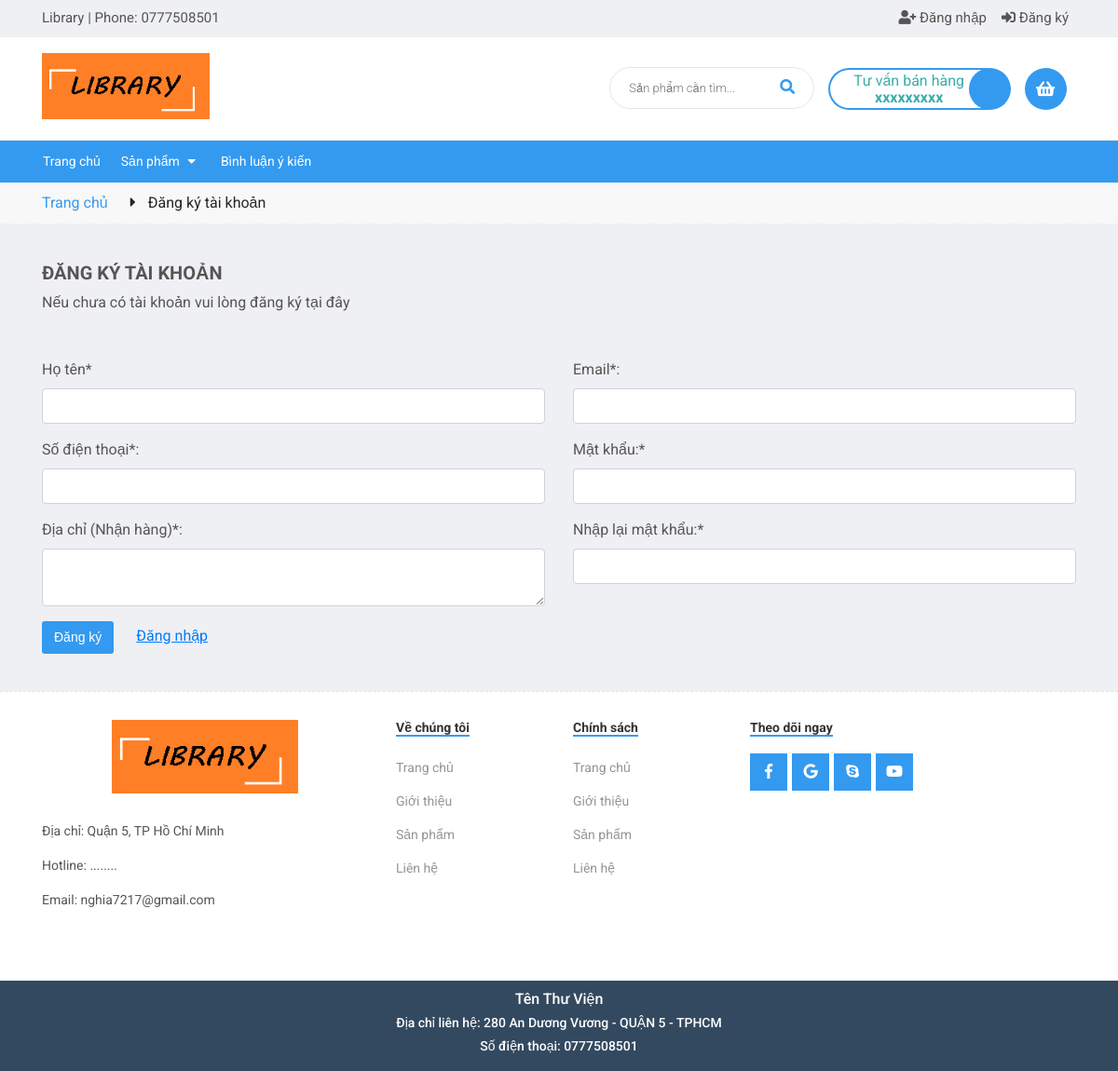
Screenshot of /dang-ky.php with the database file from the repository.
### tables this page shows
CREATE TABLE `logo` (
  `id_lg` int(11) NOT NULL,
  `image` varchar(50) NOT NULL,
  `link` varchar(255) NOT NULL,
  `date_upload` datetime NOT NULL
);

CREATE TABLE `contact` (
  `id_contact` int(11) NOT NULL,
  `content` varchar(500) NOT NULL,
  `date_create` datetime NOT NULL
);

### includes/top.php (the view, shortened to what this page needs)
<div id="wrapper">
	<div id="header">
		<div class="top_header">
			<div class="container">
				<div class="row">
					<div class="col-lg-9 col-6 sm_hidden">
						Library | Phone: 0777508501
					</div>
					<div class="col-lg-3 col-12">
						<ul class="account">
						<?php
							if(isset($customer) && isset($level))
							{
								$name = "SELECT name FROM account WHERE email = '$customer'";
								$rs_name = mysqli_query($conn, $name);
								$row_name = mysqli_fetch_array($rs_name);
								echo "<li>Hi, ".$row_name['name']."</li>";
								echo "<li><a href='dang-xuat.php'><i class='fas fa-sign-out-alt'></i> Đăng xuất</a></li>";
							}
							else
							{
								echo "<li><a href='dang-nhap.html'><i class='fas fa-user-plus'></i> Đăng nhập</a></li>";
								echo "<li><a href='dang-ky.html'><i class='fas fa-sign-in-alt'></i> Đăng ký </a></li>";
							}
						?>
						</ul>
					</div>
				</div>
			</div>
		</div>
		<div class="mid_header">
			<div class="container">
				<div class="row">
					<div class="col-lg-3 col-xs-12">
						<div class="logo">
							<a href="<?php echo $row_logo['link']; ?>" class="logo_wrapper">
								<img src="admin/pages/public/images/logo/<?php echo $row_logo['image']; ?>" width="100%">
							</a>
						</div>
					</div>
					<div class="col-lg-9 col-12">
						<div class="header_right">
							<div class="heading_cart">
								<a href="gio-hang.html" class="img_hover_cart" title="Giỏ hàng">
									<div class="icon_hotline">
										<i class="fa fa-shopping-basket"></i>
									</div>
								</a>
							</div>
						</div>
						<div class="support sm_hidden">
							<p>Tư vấn bán hàng</p>
							<span>xxxxxxxxx</span>
						</div>
						<div class="col_search_engine">
							<div class="header_search">
								<form class="search_bar" action="search.php" method="POST">
									<input type="search" name="key_word" placeholder="Sản phẩm cần tìm... " class="input_group_field">
									<span class="input_group_btn">
										<button type="submit" class="btn icon_fallback_text" name="tim_kiem">
											<i class="fa fa-search"></i>
										</button>
									</span>
								</form>
							</div>
						</div>
					</div>
				</div>
			</div>
		</div>
		<div class="bot_header">
			<div class="navbar_header">
				<div class="container">
					<div class="row">
						<div class="col-lg-12 sm_hidden">
							<nav class="header_nav">
								<ul class="item_big">
									<li class="nav_item"><a href="trang-chu.html" title="Trang chủ">Trang chủ</a></li>
									<li class="nav_item">
										<a href="#" title="Sản phẩm" onclick="return false;">
											<span> Sản phẩm </span>
											<i class="fa fa-caret-down"></i>
										</a>
									</li>
									<li class="nav_item"><a href="lien-he.html" title="Liên hệ">Bình luận ý kiến</a></li>
								</ul>
							</nav>
						</div>
					</div>
				</div>
			</div>

### includes/footer.php (shortened to what this page needs)
		<div id="footer">
			<div class="content_footer">
				<div class="container">
					<div class="row">
						<div class="col-lg-4">
							<div class="logo_footer">
								<a href="<?php echo $row_logo['link']; ?>">
									<img src="admin/pages/public/images/logo/<?php echo $row_logo['image']; ?>" width="200">
								</a>
							</div>
							<div class="classes_widget">
				<?php
					$contact = "SELECT content FROM contact ORDER BY date_create ASC";
					$rs_contact = mysqli_query($conn, $contact);
					while ($row_contact = mysqli_fetch_array($rs_contact))
					{
						echo "<p>".$row_contact['content']."</p>";
					}
				?>
							</div>
						</div>
						<div class="col-lg-2">
							<h4 class="clicked">Về chúng tôi</h4>
							<ul class="toggle_menu">
								<li><a href="#" title="Trang chủ">Trang chủ</a></li>
								<li><a href="#" title="Giới thiệu">Giới thiệu</a></li>
								<li><a href="#" title="Sản phẩm">Sản phẩm</a></li>
								<li><a href="#" title="Liên hệ">Liên hệ</a></li>
							</ul>
						</div>
						<div class="col-lg-2">
							<h4 class="clicked">Chính sách</h4>
							<ul class="toggle_menu">
								<li><a href="#" title="Trang chủ">Trang chủ</a></li>
								<li><a href="#" title="Giới thiệu">Giới thiệu</a></li>
								<li><a href="#" title="Sản phẩm">Sản phẩm</a></li>
								<li><a href="#" title="Liên hệ">Liên hệ</a></li>
							</ul>
						</div>
						<div class="col-lg-4">
							<h4 class="clicked">Theo dõi ngay</h4>
							<ul class="follow_option">
								<li>
									<a href="https://www.facebook.com" target="_blank"><i class="fab fa-facebook-f"></i></a>
								</li>
								<li>
									<a href="https://mail.google.com/mail/u/0/?tab=wm#inbox" target="_blank"><i class="fab fa-google"></i></a>
								</li>
								<li>
									<a href="https://join.skype.com" target="_blank"><i class="fab fa-skype"></i></a>
								</li>
								<li>
									<a href="https://www.youtube.com" target="_blank"><i class="fab fa-youtube"></i></a>
								</li>
							</ul>
							<div class="clearfix"></div>
						</div>
					</div>
				</div>
			</div>
			<div class="copyright">
				<div class="container">
					<div class="row">
						<div class="col-lg-12">
							<h2 class="title_school">Tên Thư Viện</h2>
							<h4 class="title_name">Địa chỉ liên hệ: 280 An Dương Vương -  QUẬN 5 - TPHCM</h4>
							<h4 class="title_name">Số điện thoại: 0777508501</h4>
						</div>
					</div>
				</div>
			</div>
		</div>
	</div>
</body>
</html>

### rows the page displays
logo: image (picture)
contact: content "Địa chỉ: Quận 5, TP Hồ Chí Minh"
contact: content "Hotline: ........"
contact: content "Email: nghia7217@gmail.com"
